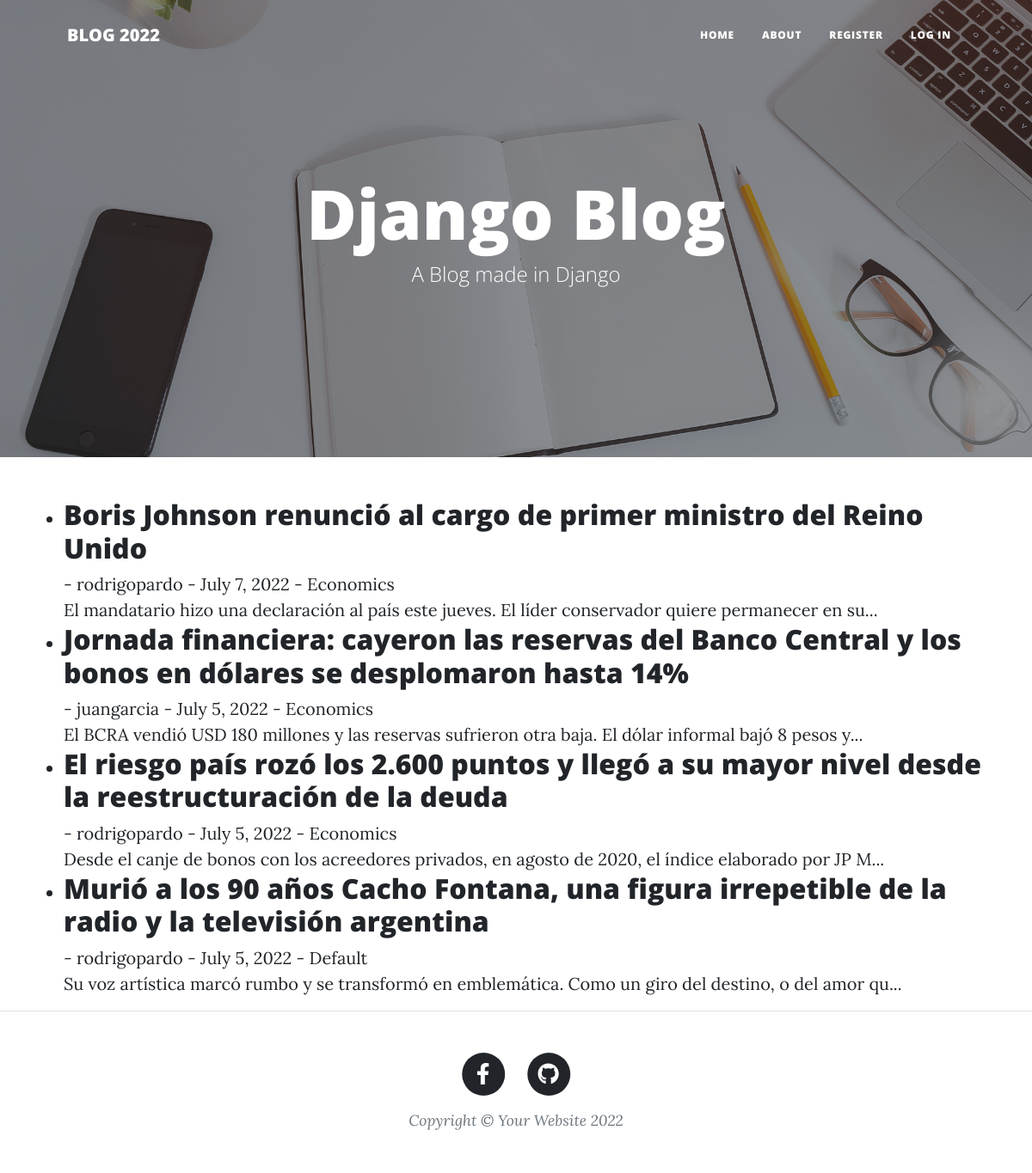
The page / on the database its author committed.
### posts/models.py (models this page shows, shortened)
class Post(models.Model):
    title = models.CharField(max_length=255)
    header_image = models.ImageField(null=True,blank=True,upload_to='images/')
    title_tag = models.CharField(max_length=255)
    author = models.ForeignKey(User, on_delete=models.CASCADE) # Si elimina el User, elimina los post 'Cascade'
    body = RichTextField(blank=True,null=True)
    post_date = models.DateField(auto_now_add=True)
    category = models.CharField(max_length=255)

### posts/views.py (the view)
# urls.py: path('',HomeView.as_view(), name='home'),
class HomeView(ListView):
    model = Post
    template_name = 'home.html'
    ordering = ['-id']

### posts/templates/home.html (shortened to what this page needs)
{% extends 'base.html' %}
{% block content %}
<ul>
{% for post in object_list %}
    <li><a href="{% url 'article-detail' post.pk %}"> <h2>{{post.title }}</h2> </a> - {{ post.author }} - {{post.post_date}} - <a href="{% url 'category' post.category|slugify %}"> {{post.category}} </a></li>
    {{ post.title_tag | slice:'100' }}...
{% endfor %}
</ul>
{% endblock %}

### rows shown on the page
Post: title "Boris Johnson renunció al cargo de primer ministro del Reino Unido", author "rodrigopardo", post_date "July 7, 2022", category "Economics", title_tag "El mandatario hizo una declaración al país este jueves. El líder conservador quiere permanecer en su"
Post: title "Jornada financiera: cayeron las reservas del Banco Central y los bonos en dólares se desplomaron hasta 14%", author "juangarcia", post_date "July 5, 2022", category "Economics", title_tag "El BCRA vendió USD 180 millones y las reservas sufrieron otra baja. El dólar informal bajó 8 pesos y"
Post: title "El riesgo país rozó los 2.600 puntos y llegó a su mayor nivel desde la reestructuración de la deuda", author "rodrigopardo", post_date "July 5, 2022", category "Economics", title_tag "Desde el canje de bonos con los acreedores privados, en agosto de 2020, el índice elaborado por JP M"
Post: title "Murió a los 90 años Cacho Fontana, una figura irrepetible de la radio y la televisión argentina", author "rodrigopardo", post_date "July 5, 2022", category "Default", title_tag "Su voz artística marcó rumbo y se transformó en emblemática. Como un giro del destino, o del amor qu"
